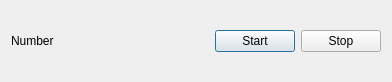
<?xml version="1.0" encoding="UTF-8"?>
<ui version="4.0">
 <class>Dialog</class>
 <widget class="QDialog" name="Dialog">
  <property name="geometry">
   <rect>
    <x>0</x>
    <y>0</y>
    <width>392</width>
    <height>82</height>
   </rect>
  </property>
  <property name="windowTitle">
   <string>Dialog</string>
  </property>
  <layout class="QHBoxLayout" name="horizontalLayout">
   <item>
    <widget class="QLabel" name="label">
     <property name="text">
      <string>Number</string>
     </property>
    </widget>
   </item>
   <item>
    <spacer name="horizontalSpacer">
     <property name="orientation">
      <enum>Qt::Horizontal</enum>
     </property>
     <property name="sizeHint" stdset="0">
      <size>
       <width>137</width>
       <height>20</height>
      </size>
     </property>
    </spacer>
   </item>
   <item>
    <widget class="QPushButton" name="startButton">
     <property name="text">
      <string>Start</string>
     </property>
    </widget>
   </item>
   <item>
    <widget class="QPushButton" name="stopButton">
     <property name="text">
      <string>Stop</string>
     </property>
    </widget>
   </item>
  </layout>
 </widget>
 <resources/>
 <connections/>
</ui>
